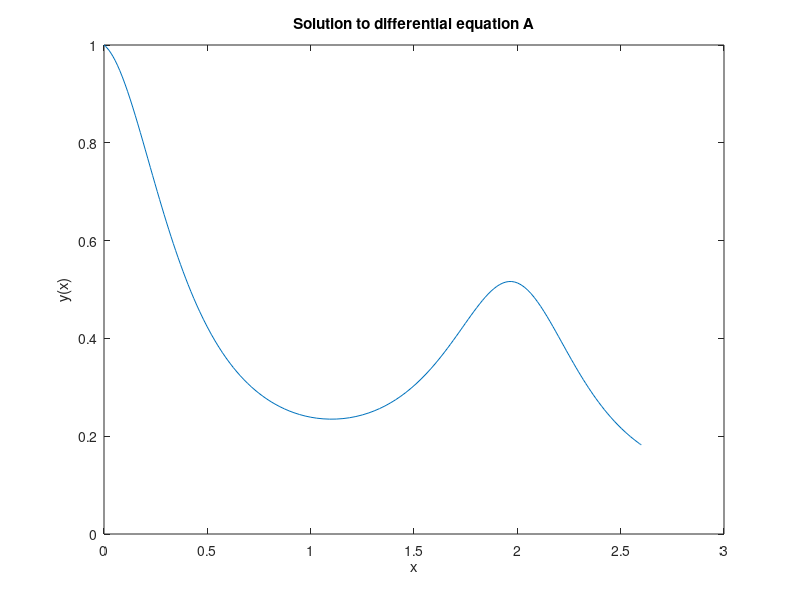
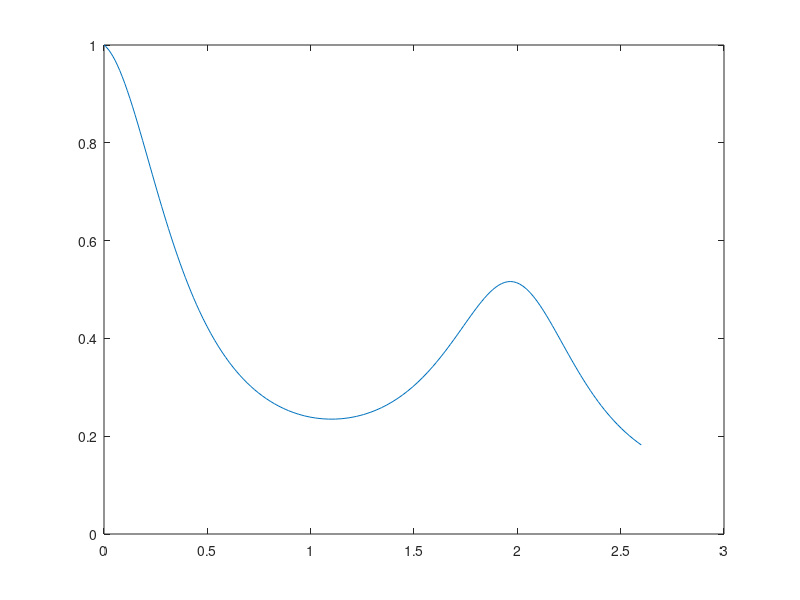
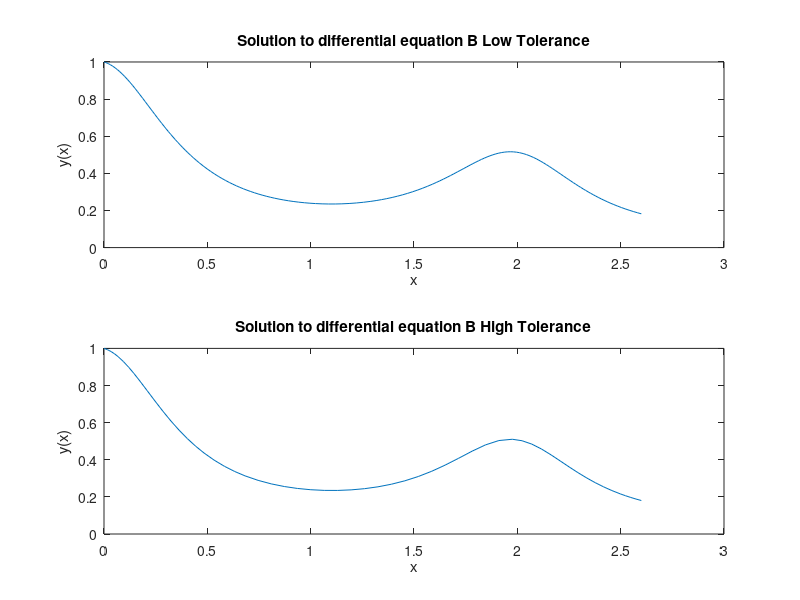

MATLAB code to generate these figures, in order:
% Initialize
clear,clc,close all
format LONG

% Assignment 2a

% Date 16/9-14
tolLow=odeset('RelTol',1E-6);
tolHigh=odeset('RelTol',1E-3);
% y(2) means y' and y(1) means y
dydt = @(x,y) [
    y(2);
    y(1)/9-pi*y(1)*exp(x/3)*(2*y(2)*sin(pi*x)+pi*y(1)*cos(pi*x))];

[x,y] = ode45(dydt,[1E-6,2.6],[1,-1/3],tolLow);
disp('value at x=2.6');
disp(y(end));
figure(1);
plot(x,y(:,1))
xlabel('x')
ylabel('y(x)')
title('Solution to differential equation A')


% Assignment 2b

% Date 23/9-14

% y(2) means y' and y(1) means y, y(3) means y''

dydt = @(x,y) [
    y(2);
    y(1)/9-pi*y(1)*exp(x/3)*(2*y(2)*sin(pi*x)+pi*y(1)*cos(pi*x));
    pi*y(1)^2];

[x,y] = ode45(dydt,[0,2.6],[1,-1/3,0],tolLow);
figure(2)
plot(x,y(:,1));
disp('low tolerance')
disp('y(2.6)');
disp(y(end,1));
disp('u3')
disp(pi*y(end,1)^2)

[t,j] = ode45(dydt,[0,2.6],[1,-1/3,0],tolHigh);

disp('High tolerance')
disp('y(2.6)');
disp(j(end,1));
disp('u3')
disp(pi*j(end,1)^2)

figure(3)
subplot(2,1,1)
plot(x,y(:,1))
xlabel('x')
ylabel('y(x)')
title('Solution to differential equation B Low Tolerance')

subplot(2,1,2)
plot(t,j(:,1))
xlabel('x')
ylabel('y(x)')
title('Solution to differential equation B High Tolerance')